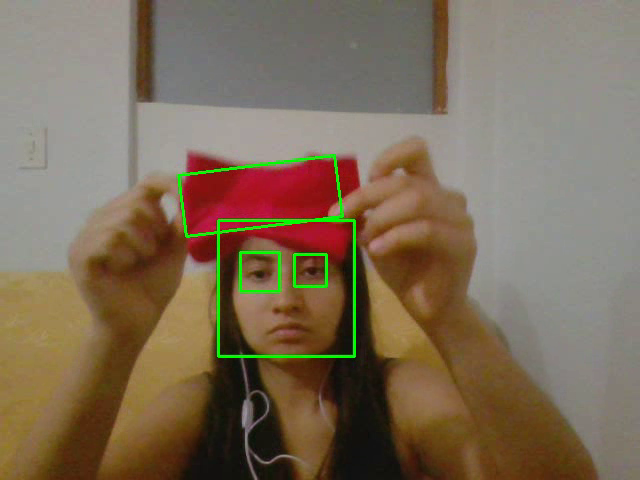
#> input picture frame 8 of Proyectos/CamposApazaLeyla/video/CamposApazaLeyla.avi, 640 x 480 px, given in place of the camera
$ python sigueojos.py
#> lines starting #> are read from the running program, lines starting #| are printed output that depends on the picture; after the words box and inside, x2 and y2 are one past the last pixel; in counts of white or black regions, pixels touching at a corner belong together
### Proyectos/CamposApazaLeyla/seguidor/seguidordeojos.py
# import the necessary packages
import cv2

class SeguidorDeOjos:
	def __init__(self, rutaCascadaRostros, rutaCascadaOjos):
		# load the face and eye detector
		self.cascadaRostros = cv2.CascadeClassifier(rutaCascadaRostros)
		self.cascadaOjos = cv2.CascadeClassifier(rutaCascadaOjos)

	def seguir(self, imagen):
		# detect faces in the imagen and initialize the list of
		# rectangles containing the faces and eyes
		rectsRostros = self.cascadaRostros.detectMultiScale(imagen,
			scaleFactor = 1.1, minNeighbors = 5, minSize = (30, 30),
			flags = cv2.CASCADE_SCALE_IMAGE)
		rects = []

		# loop over the face bounding boxes
		for (fX, fY, fW, fH) in rectsRostros:
			# extract the face ROI and update the list of
			# bounding boxes
			faceROI = imagen[fY:fY + fH, fX:fX + fW]
			rects.append((fX, fY, fX + fW, fY + fH))

			# detect eyes in the face ROI
			eyeRects = self.cascadaOjos.detectMultiScale(faceROI,
				scaleFactor = 1.1, minNeighbors = 10, minSize = (20, 20),
				flags = cv2.CASCADE_SCALE_IMAGE)

			# loop over the eye bounding boxes
			for (eX, eY, eW, eH) in eyeRects:
				# update the list of boounding boxes
				rects.append(
					(fX + eX, fY + eY, fX + eX + eW, fY + eY + eH))

		# return the rectangles representing bounding
		# boxes around the faces and eyes
		return rects

### Proyectos/CamposApazaLeyla/sigueojos.py

from seguidor.seguidordeojos import SeguidorDeOjos
import numpy as np
import imutils
import cv2

args = { "face":"cascadas/haarcascade_frontalface_default.xml","eye":"cascadas/haarcascade_eye.xml"}

et = SeguidorDeOjos(args["face"], args["eye"])

rojoMin = np.array([0, 0, 155], dtype = "uint8")
rojoMax = np.array([50,55,255], dtype = "uint8")

captura = cv2.VideoCapture(0)
salida = cv2.VideoWriter('video/CamposApazaLeyla.avi',cv2.VideoWriter_fourcc(*'XVID'),20.0,(640,480))
while (captura.isOpened()):
    ret, fotograma = captura.read()
#> fotograma is the input picture: shape (480, 640, 3); mean B, G, R 87.7, 108.4, 125.1
    if ret == True:
        gray = cv2.cvtColor(fotograma, cv2.COLOR_BGR2GRAY)
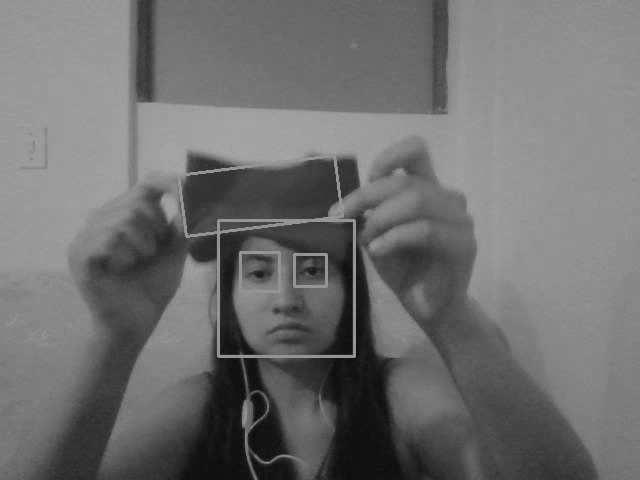
#> gray: shape (480, 640); min 9, max 167, mean 111
        rects = et.seguir(gray)
#> in seguir, `rectsRostros = self.cascadaRostros.detectMultiScale(imagen, scaleFacto..`: rectsRostros = [[218, 220, 135, 135]]
#> the loop in seguir, `for (fX, fY, fW, fH) in rectsRostros:` made 1 pass
#> (fX, fY, fW, fH, eyeRects) on pass 1: (218, 220, 135, 135, [[81, 41, 23, 23], [20, 31, 42, 42]])
#> pass 1, in seguir, `faceROI = imagen[fY:fY + fH, fX:fX + fW]`:
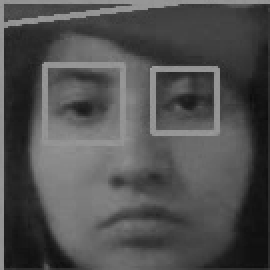
#> faceROI: shape (135, 135) (shown 2 times larger); min 12, max 163, mean 80.3
#> after the loop in seguir, `for (fX, fY, fW, fH) in rectsRostros:`: rects = [(218, 220, 353, 355), (299, 261, 322, 284), (238, 251, 280, 293)]

        for rect in rects:
            cv2.rectangle(fotograma, (rect[0], rect[1]), (rect[2], rect[3]), (0, 255, 0), 2)
#> this loop made 3 passes
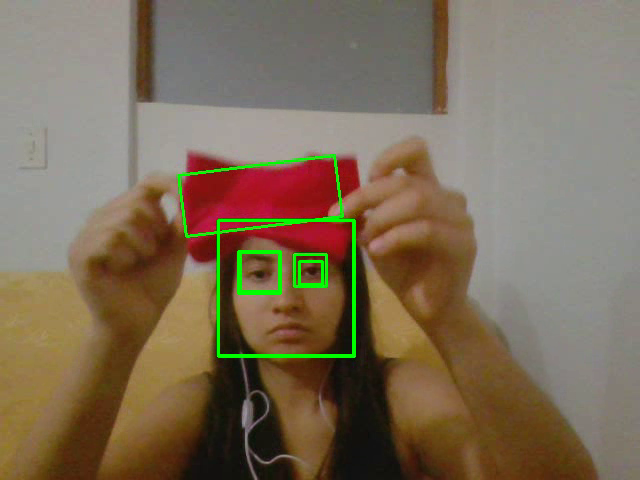
#> fotograma: shape (480, 640, 3); 0.73% of pixels changed, all inside (x1, y1, x2, y2) = (217, 219, 355, 357)

        #Determinar los pixeles que caen dentro de los límites y luego difuminar la imagen binaria
        rojo = cv2.inRange(fotograma, rojoMin, rojoMax)
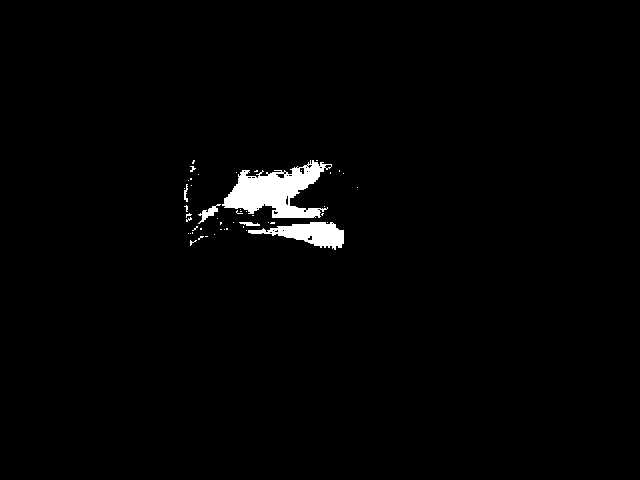
#> rojo: shape (480, 640); 1.6% white; 50 white regions (45 under 20 px)
        rojo = cv2.GaussianBlur(rojo, (3, 3), 0)
        # encontrar los contornos en la imagen
        cnts = cv2.findContours(rojo.copy(), cv2.RETR_EXTERNAL,cv2.CHAIN_APPROX_SIMPLE)
#> cnts = 17 contours, 10 with area under 20; largest, box (x1, y1, x2, y2) and area: (187, 159, 333, 235) 4112, (238, 221, 345, 251) 1652, (183, 204, 193, 223) 92, (183, 183, 189, 203) 76, (189, 235, 209, 247) 68, (189, 159, 197, 173) 57, (219, 227, 229, 231) 22
        cnts = imutils.grab_contours(cnts)

        # revisar si se encontro algun contorno
        if len(cnts) > 0:
            # ordena los contornos y encuentra el más grande
            cnt = sorted(cnts, key = cv2.contourArea, reverse = True)[0]
#> cnt = contour of 254 points, box (x1, y1, x2, y2) (187, 159, 333, 235), area 4112
            # calcular el cuadro delimitador (girado) alrededor del contorno y luego dibujarlo
            rect = np.int32(cv2.boxPoints(cv2.minAreaRect(cnt)))
#> rect = [[187, 234], [179, 175], [331, 156], [338, 215]]
            cv2.drawContours(fotograma, [rect], -1, (0, 255, 0), 2)
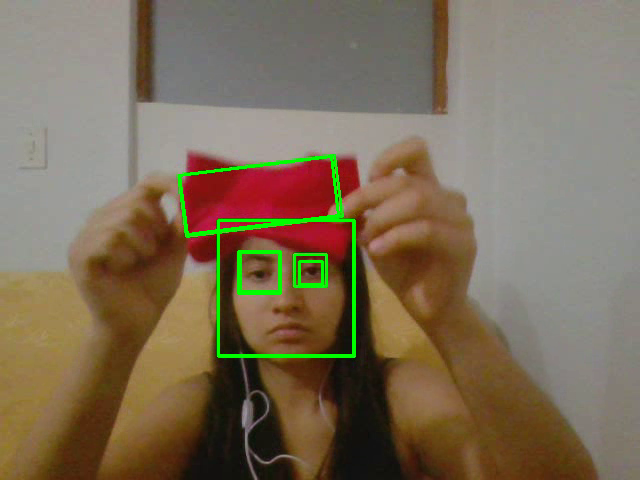
#> fotograma: shape (480, 640, 3); 0.36% of pixels changed, all inside (x1, y1, x2, y2) = (178, 155, 340, 236)

        cv2.imshow("Fotograma", fotograma)
        #cv2.imshow("Binaria", rojo)
        salida.write(fotograma)

        if cv2.waitKey(1) & 0xFF == ord('s'):
#> (key Esc is pressed here)
            break
    else:
        break
captura.release()
salida.release()
cv2.destroyAllWindows()

#Recuperar el video

captura = cv2.VideoCapture('video/CamposApazaLeyla.avi')
while (captura.isOpened()):
    ret, imagen = captura.read()
    if ret == True:
        cv2.imshow('Video',imagen)
        if cv2.waitKey(1) == ord('s'):
            break
    else:
        break
captura.release()
cv2.destroyAllWindows()
